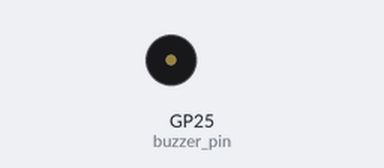
This program was run on a simulated Raspberry Pi Pico running MicroPython. Parts: buzzer (waves = sounding, pin HIGH). At 0.5 s the program stops and its outputs stay as they are.

Above: at 0.1 s.
At 0.6 s:
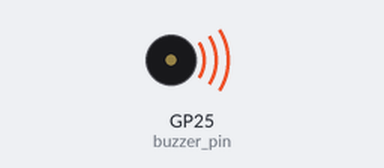
Timing chart, 0 to 2.0 s (numbered marks = the images above):
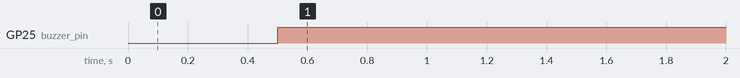

The program:

buzzer.py
```python
from machine import Pin
import utime

# กำหนดขา GPIO ที่เชื่อมต่อกับ Buzzer module
buzzer_pin = Pin(25, Pin.OUT)

def beep(duration_ms):
    # ส่งสัญญาณ low เพื่อเปิด Buzzer
    buzzer_pin.value(0)

    # รอเป็นเวลา duration_ms
    utime.sleep_ms(duration_ms)

    # ส่งสัญญาณ high เพื่อปิด Buzzer
    buzzer_pin.value(1)

# เรียกใช้ฟังก์ชัน beep โดยกำหนดเวลาที่ Buzzer ต้องทำงาน (เปิด-ปิด)
beep(500)  # ตัวอย่าง: Buzzer เปิด-ปิด เป็นเวลา 500 มิลลิวินาที
```

Measured:
- by itself, GP25 (buzzer_pin): LOW → HIGH at 0.50 s
